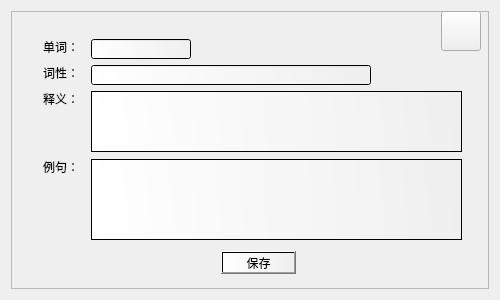
<?xml version="1.0" encoding="UTF-8"?>
<ui version="4.0">
 <class>Attribute</class>
 <widget class="QDialog" name="Attribute">
  <property name="geometry">
   <rect>
    <x>0</x>
    <y>0</y>
    <width>500</width>
    <height>300</height>
   </rect>
  </property>
  <property name="windowTitle">
   <string>单词属性</string>
  </property>
  <layout class="QGridLayout" name="gridLayout">
   <item row="0" column="0">
    <widget class="QFrame" name="frame">
     <property name="styleSheet">
      <string notr="true">border-image: url();
border-image: url(:/new/pictures/pictures/B2.png);</string>
     </property>
     <property name="frameShape">
      <enum>QFrame::StyledPanel</enum>
     </property>
     <property name="frameShadow">
      <enum>QFrame::Raised</enum>
     </property>
     <widget class="QLabel" name="label">
      <property name="geometry">
       <rect>
        <x>32</x>
        <y>28</y>
        <width>42</width>
        <height>16</height>
       </rect>
      </property>
      <property name="styleSheet">
       <string notr="true">border-image: url();
font: 10pt &quot;黑体&quot;;</string>
      </property>
      <property name="text">
       <string>单词：</string>
      </property>
     </widget>
     <widget class="QLineEdit" name="lineEdit">
      <property name="geometry">
       <rect>
        <x>80</x>
        <y>28</y>
        <width>100</width>
        <height>20</height>
       </rect>
      </property>
      <property name="styleSheet">
       <string notr="true">border-image: url();
background-color: qlineargradient(spread:pad, x1:1, y1:0.5, x2:0, y2:0.517, stop:0 rgba(171, 128, 83, 0), stop:1 rgba(255, 255, 255, 255));</string>
      </property>
      <property name="text">
       <string/>
      </property>
     </widget>
     <widget class="QLabel" name="label_2">
      <property name="geometry">
       <rect>
        <x>32</x>
        <y>54</y>
        <width>42</width>
        <height>16</height>
       </rect>
      </property>
      <property name="styleSheet">
       <string notr="true">border-image: url();
font: 10pt &quot;黑体&quot;;</string>
      </property>
      <property name="text">
       <string>词性：</string>
      </property>
     </widget>
     <widget class="QLabel" name="label_3">
      <property name="geometry">
       <rect>
        <x>32</x>
        <y>80</y>
        <width>42</width>
        <height>16</height>
       </rect>
      </property>
      <property name="styleSheet">
       <string notr="true">border-image: url();
font: 10pt &quot;黑体&quot;;</string>
      </property>
      <property name="text">
       <string>释义：</string>
      </property>
     </widget>
     <widget class="QTextEdit" name="textEdit">
      <property name="geometry">
       <rect>
        <x>80</x>
        <y>80</y>
        <width>371</width>
        <height>61</height>
       </rect>
      </property>
      <property name="styleSheet">
       <string notr="true">border-image: url();
background-color: qlineargradient(spread:pad, x1:1, y1:0.5, x2:0, y2:0.517, stop:0 rgba(171, 128, 83, 0), stop:1 rgba(255, 255, 255, 255));</string>
      </property>
     </widget>
     <widget class="QLabel" name="label_4">
      <property name="geometry">
       <rect>
        <x>32</x>
        <y>148</y>
        <width>42</width>
        <height>16</height>
       </rect>
      </property>
      <property name="styleSheet">
       <string notr="true">border-image: url();
font: 10pt &quot;黑体&quot;;</string>
      </property>
      <property name="text">
       <string>例句：</string>
      </property>
     </widget>
     <widget class="QTextEdit" name="textEdit_2">
      <property name="geometry">
       <rect>
        <x>80</x>
        <y>148</y>
        <width>371</width>
        <height>81</height>
       </rect>
      </property>
      <property name="styleSheet">
       <string notr="true">border-image: url();
background-color: qlineargradient(spread:pad, x1:1, y1:0.5, x2:0, y2:0.517, stop:0 rgba(171, 128, 83, 0), stop:1 rgba(255, 255, 255, 255));</string>
      </property>
      <property name="html">
       <string>&lt;!DOCTYPE HTML PUBLIC &quot;-//W3C//DTD HTML 4.0//EN&quot; &quot;http://www.w3.org/TR/REC-html40/strict.dtd&quot;&gt;
&lt;html&gt;&lt;head&gt;&lt;meta name=&quot;qrichtext&quot; content=&quot;1&quot; /&gt;&lt;style type=&quot;text/css&quot;&gt;
p, li { white-space: pre-wrap; }
&lt;/style&gt;&lt;/head&gt;&lt;body style=&quot; font-family:'SimSun'; font-size:9pt; font-weight:400; font-style:normal;&quot;&gt;
&lt;p style=&quot;-qt-paragraph-type:empty; margin-top:0px; margin-bottom:0px; margin-left:0px; margin-right:0px; -qt-block-indent:0; text-indent:0px;&quot;&gt;&lt;br /&gt;&lt;/p&gt;&lt;/body&gt;&lt;/html&gt;</string>
      </property>
     </widget>
     <widget class="QPushButton" name="pushButton">
      <property name="geometry">
       <rect>
        <x>210</x>
        <y>240</y>
        <width>75</width>
        <height>23</height>
       </rect>
      </property>
      <property name="sizePolicy">
       <sizepolicy hsizetype="Fixed" vsizetype="Fixed">
        <horstretch>0</horstretch>
        <verstretch>0</verstretch>
       </sizepolicy>
      </property>
      <property name="styleSheet">
       <string notr="true">border-image: url();
font: 11pt &quot;方正姚体&quot;;
background-color: qlineargradient(spread:pad, x1:1, y1:0.5, x2:0, y2:0.517, stop:0 rgba(171, 128, 83, 0), stop:1 rgba(255, 255, 255, 255));</string>
      </property>
      <property name="text">
       <string>保存</string>
      </property>
     </widget>
     <widget class="QLineEdit" name="lineEdit_2">
      <property name="geometry">
       <rect>
        <x>80</x>
        <y>54</y>
        <width>280</width>
        <height>20</height>
       </rect>
      </property>
      <property name="styleSheet">
       <string notr="true">border-image: url();
background-color: qlineargradient(spread:pad, x1:1, y1:0.5, x2:0, y2:0.517, stop:0 rgba(171, 128, 83, 0), stop:1 rgba(255, 255, 255, 255));</string>
      </property>
      <property name="text">
       <string/>
      </property>
     </widget>
     <widget class="QPushButton" name="pushButton_3">
      <property name="geometry">
       <rect>
        <x>430</x>
        <y>0</y>
        <width>40</width>
        <height>40</height>
       </rect>
      </property>
      <property name="styleSheet">
       <string notr="true">border-image: url();
border-image: url(:/new/pictures/pictures/T.png);
</string>
      </property>
      <property name="text">
       <string/>
      </property>
     </widget>
    </widget>
   </item>
  </layout>
 </widget>
 <tabstops>
  <tabstop>lineEdit</tabstop>
  <tabstop>lineEdit_2</tabstop>
  <tabstop>textEdit</tabstop>
  <tabstop>textEdit_2</tabstop>
  <tabstop>pushButton</tabstop>
 </tabstops>
 <resources/>
 <connections>
  <connection>
   <sender>pushButton_3</sender>
   <signal>clicked()</signal>
   <receiver>Attribute</receiver>
   <slot>close()</slot>
   <hints>
    <hint type="sourcelabel">
     <x>461</x>
     <y>27</y>
    </hint>
    <hint type="destinationlabel">
     <x>503</x>
     <y>32</y>
    </hint>
   </hints>
  </connection>
 </connections>
</ui>
